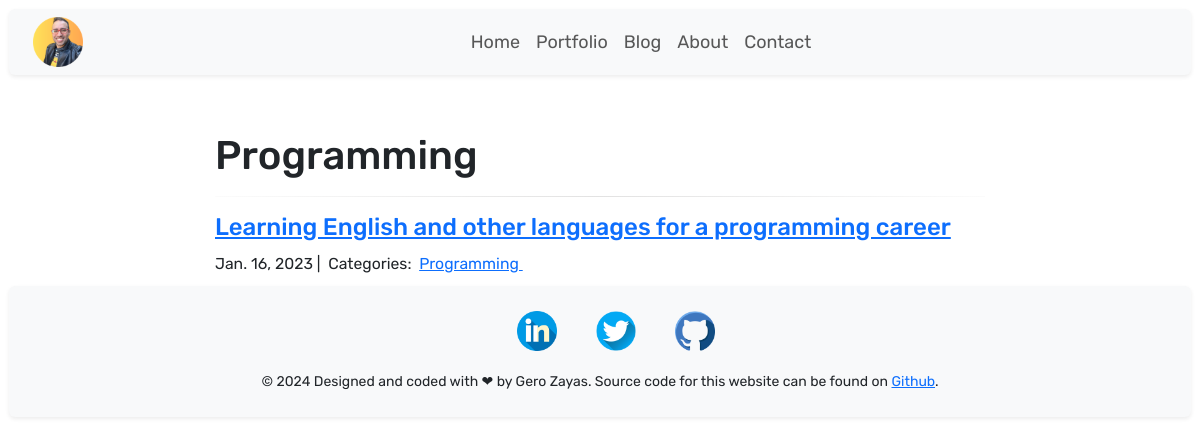
/blog/Programming/, run on an earlier commit of the app's database.
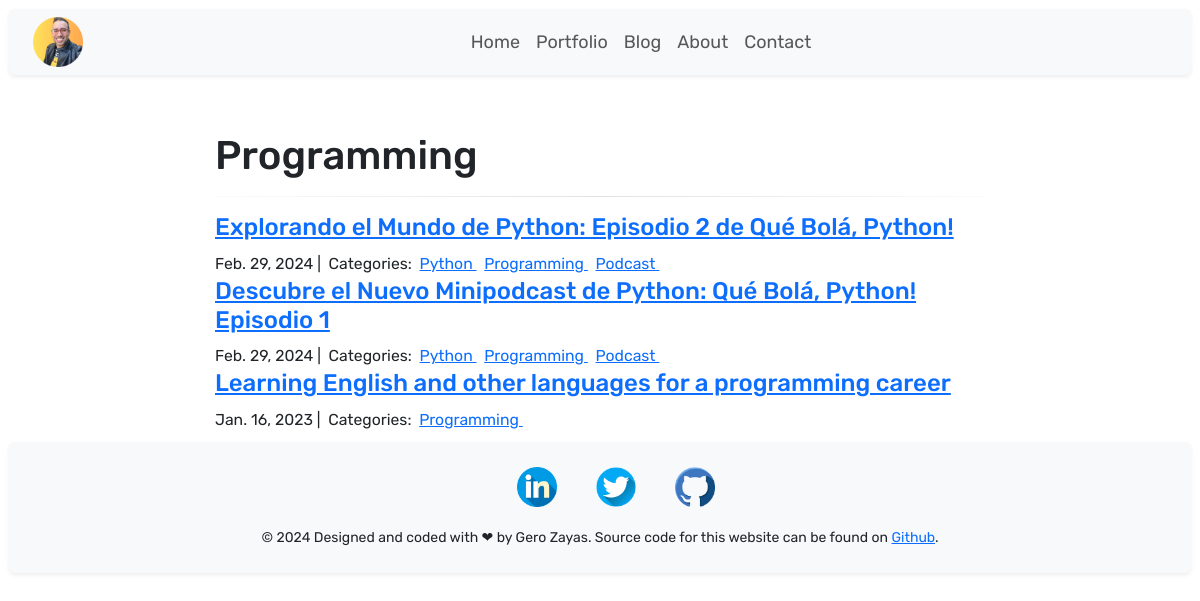
And on a later commit of the database.
### blog/models.py (models this page shows, shortened)
class Post(models.Model):
    name = models.CharField(max_length=255)
    body = RichTextField(blank=True, null=True)
    slug = models.SlugField(null=True, blank=True, max_length=255)
    created_on = models.DateTimeField(auto_now_add=True)
    last_modified = models.DateTimeField(auto_now=True)
    categories = models.ManyToManyField("Category", related_name="posts")
    image = models.ImageField(upload_to="static/images/")
    is_active = models.BooleanField(default=True)

class Category(models.Model):
    class Meta:
        verbose_name_plural = "Categories"
        verbose_name = "Category"
    name = models.CharField(max_length=20)

### blog/views.py (the view)
# urls.py: path("<category>/", views.blog_category, name="blog_category"),
def blog_category(request, category):
    posts = Post.objects.filter(categories__name__contains=category).order_by(
        "-created_on"
    )
    context = {"category": category, "posts": posts}
    return render(request, "blog/blog_category.html", context)

### blog/templates/blog/blog_category.html
{% extends 'home/base.html' %}
{% load static %}
{%block blog %}
<div class="col-md-8 offset-md-2">
    <h1>{{ category | title }}</h1>
    <hr>
    {% for post in posts %}
    <h4><a href="{% url 'blog_detail' post.pk%}">{{ post.name }}</a></h4>
    <small>
        {{ post.created_on.date }} |&nbsp;
        Categories:&nbsp;
        {% for category in post.categories.all %}
        <a href="{% url 'blog_category' category.name %}">
            {{ category.name }}
        </a>&nbsp;
        {% endfor %}
    </small>
    {% endfor %}
</div>
{% endblock blog %}

What changed in the data, as far as the page shows it:
added Post: name "Explorando el Mundo de Python: Episodio 2 de Qué Bolá, Python!", created_on "Feb. 29, 2024", Category (name "Programming")
now on this page (row unchanged): Category: name "Python"
added Category: name "Podcast"
added Post: name "Descubre el Nuevo Minipodcast de Python: Qué Bolá, Python! Episodio 1", created_on "Feb. 29, 2024", Category (name "Programming")
